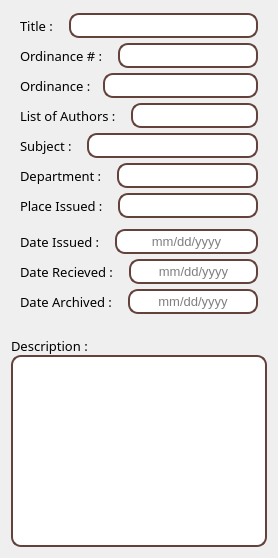
     <widget class="QWidget" name="tab">
      <attribute name="title">
       <string>Government Publication</string>
      </attribute>
      <layout class="QVBoxLayout" name="verticalLayout_4">
       <item>
        <widget class="QWidget" name="widget_8" native="true">
         <layout class="QVBoxLayout" name="verticalLayout_2">
          <property name="spacing">
           <number>0</number>
          </property>
          <property name="leftMargin">
           <number>0</number>
          </property>
          <property name="topMargin">
           <number>0</number>
          </property>
          <property name="rightMargin">
           <number>0</number>
          </property>
          <property name="bottomMargin">
           <number>0</number>
          </property>
          <item>
           <widget class="QWidget" name="widget" native="true">
            <property name="minimumSize">
             <size>
              <width>0</width>
              <height>30</height>
             </size>
            </property>
            <property name="maximumSize">
             <size>
              <width>16777215</width>
              <height>30</height>
             </size>
            </property>
            <property name="baseSize">
             <size>
              <width>0</width>
              <height>0</height>
             </size>
            </property>
            <layout class="QHBoxLayout" name="horizontalLayout">
             <property name="spacing">
              <number>12</number>
             </property>
             <property name="topMargin">
              <number>0</number>
             </property>
             <property name="bottomMargin">
              <number>0</number>
             </property>
             <item>
              <widget class="QLabel" name="label_16">
               <property name="font">
                <font>
                 <family>Segoe UI Semibold</family>
                 <pointsize>10</pointsize>
                </font>
               </property>
               <property name="text">
                <string>Title : </string>
               </property>
              </widget>
             </item>
             <item>
              <widget class="QLineEdit" name="govpub_title">
               <property name="minimumSize">
                <size>
                 <width>0</width>
                 <height>25</height>
                </size>
               </property>
               <property name="maximumSize">
                <size>
                 <width>16777215</width>
                 <height>25</height>
                </size>
               </property>
               <property name="font">
                <font>
                 <family>Segoe UI</family>
                 <pointsize>10</pointsize>
                 <weight>50</weight>
                 <bold>false</bold>
                </font>
               </property>
               <property name="styleSheet">
                <string notr="true">background-color: rgb(255, 255, 255);
border : 2 solid rgb(99, 66, 60);
border-radius : 10;</string>
               </property>
               <property name="echoMode">
                <enum>QLineEdit::Normal</enum>
               </property>
               <property name="alignment">
                <set>Qt::AlignCenter</set>
               </property>
               <property name="placeholderText">
                <string/>
               </property>
              </widget>
             </item>
            </layout>
           </widget>
          </item>
          <item>
           <widget class="QWidget" name="widget_2" native="true">
            <property name="minimumSize">
             <size>
              <width>0</width>
              <height>30</height>
             </size>
            </property>
            <property name="maximumSize">
             <size>
              <width>16777215</width>
              <height>30</height>
             </size>
            </property>
            <property name="baseSize">
             <size>
              <width>0</width>
              <height>0</height>
             </size>
            </property>
            <layout class="QHBoxLayout" name="horizontalLayout_2">
             <property name="spacing">
              <number>12</number>
             </property>
             <property name="topMargin">
              <number>0</number>
             </property>
             <property name="bottomMargin">
              <number>0</number>
             </property>
             <item>
              <widget class="QLabel" name="label_15">
               <property name="font">
                <font>
                 <family>Segoe UI Semibold</family>
                 <pointsize>10</pointsize>
                </font>
               </property>
               <property name="text">
                <string>Ordinance # : </string>
               </property>
              </widget>
             </item>
             <item>
              <widget class="QLineEdit" name="govpub_ordinance_num">
               <property name="minimumSize">
                <size>
                 <width>0</width>
                 <height>25</height>
                </size>
               </property>
               <property name="maximumSize">
                <size>
                 <width>16777215</width>
                 <height>25</height>
                </size>
               </property>
               <property name="font">
                <font>
                 <family>Segoe UI</family>
                 <pointsize>10</pointsize>
                 <weight>50</weight>
                 <bold>false</bold>
                </font>
               </property>
               <property name="styleSheet">
                <string notr="true">background-color: rgb(255, 255, 255);
border : 2 solid rgb(99, 66, 60);
border-radius : 10;</string>
               </property>
               <property name="echoMode">
                <enum>QLineEdit::Normal</enum>
               </property>
               <property name="alignment">
                <set>Qt::AlignCenter</set>
               </property>
               <property name="placeholderText">
                <string/>
               </property>
              </widget>
             </item>
            </layout>
           </widget>
          </item>
          <item>
           <widget class="QWidget" name="widget_5" native="true">
            <property name="minimumSize">
             <size>
              <width>0</width>
              <height>30</height>
             </size>
            </property>
            <property name="maximumSize">
             <size>
              <width>16777215</width>
              <height>30</height>
             </size>
            </property>
            <property name="baseSize">
             <size>
              <width>0</width>
              <height>0</height>
             </size>
            </property>
            <layout class="QHBoxLayout" name="horizontalLayout_5">
             <property name="spacing">
              <number>12</number>
             </property>
             <property name="topMargin">
              <number>0</number>
             </property>
             <property name="bottomMargin">
              <number>0</number>
             </property>
             <item>
              <widget class="QLabel" name="label_14">
               <property name="font">
                <font>
                 <family>Segoe UI Semibold</family>
                 <pointsize>10</pointsize>
                </font>
               </property>
               <property name="text">
                <string>Ordinance :</string>
               </property>
              </widget>
             </item>
             <item>
              <widget class="QLineEdit" name="govpub_ordinance">
               <property name="minimumSize">
                <size>
                 <width>0</width>
                 <height>25</height>
                </size>
               </property>
               <property name="maximumSize">
                <size>
                 <width>16777215</width>
                 <height>25</height>
                </size>
               </property>
               <property name="font">
                <font>
                 <family>Segoe UI</family>
                 <pointsize>10</pointsize>
                 <weight>50</weight>
                 <bold>false</bold>
                </font>
               </property>
               <property name="styleSheet">
                <string notr="true">background-color: rgb(255, 255, 255);
border : 2 solid rgb(99, 66, 60);
border-radius : 10;</string>
               </property>
               <property name="echoMode">
                <enum>QLineEdit::Normal</enum>
               </property>
               <property name="alignment">
                <set>Qt::AlignCenter</set>
               </property>
               <property name="placeholderText">
                <string/>
               </property>
              </widget>
             </item>
            </layout>
           </widget>
          </item>
          <item>
           <widget class="QWidget" name="widget_6" native="true">
            <property name="minimumSize">
             <size>
              <width>0</width>
              <height>30</height>
             </size>
            </property>
            <property name="maximumSize">
             <size>
              <width>16777215</width>
              <height>30</height>
             </size>
            </property>
            <property name="baseSize">
             <size>
              <width>0</width>
              <height>0</height>
             </size>
            </property>
            <layout class="QHBoxLayout" name="horizontalLayout_6">
             <property name="spacing">
              <number>12</number>
             </property>
             <property name="topMargin">
              <number>0</number>
             </property>
             <property name="bottomMargin">
              <number>0</number>
             </property>
             <item>
              <widget class="QLabel" name="label_13">
               <property name="font">
                <font>
                 <family>Segoe UI Semibold</family>
                 <pointsize>10</pointsize>
                </font>
               </property>
               <property name="text">
                <string>List of Authors : </string>
               </property>
              </widget>
             </item>
             <item>
              <widget class="QLineEdit" name="govpub_author_list">
               <property name="minimumSize">
                <size>
                 <width>0</width>
                 <height>25</height>
                </size>
               </property>
               <property name="maximumSize">
                <size>
                 <width>16777215</width>
                 <height>25</height>
                </size>
               </property>
               <property name="font">
                <font>
                 <family>Segoe UI</family>
                 <pointsize>10</pointsize>
                 <weight>50</weight>
                 <bold>false</bold>
                </font>
               </property>
               <property name="styleSheet">
                <string notr="true">background-color: rgb(255, 255, 255);
border : 2 solid rgb(99, 66, 60);
border-radius : 10;</string>
               </property>
               <property name="echoMode">
                <enum>QLineEdit::Normal</enum>
               </property>
               <property name="alignment">
                <set>Qt::AlignCenter</set>
               </property>
               <property name="placeholderText">
                <string/>
               </property>
              </widget>
             </item>
            </layout>
           </widget>
          </item>
          <item>
           <widget class="QWidget" name="widget_7" native="true">
            <property name="minimumSize">
             <size>
              <width>0</width>
              <height>30</height>
             </size>
            </property>
            <property name="maximumSize">
             <size>
              <width>16777215</width>
              <height>30</height>
             </size>
            </property>
            <property name="baseSize">
             <size>
              <width>0</width>
              <height>0</height>
             </size>
            </property>
            <layout class="QHBoxLayout" name="horizontalLayout_7">
             <property name="spacing">
              <number>12</number>
             </property>
             <property name="topMargin">
              <number>0</number>
             </property>
             <property name="bottomMargin">
              <number>0</number>
             </property>
             <item>
              <widget class="QLabel" name="label_11">
               <property name="font">
                <font>
                 <family>Segoe UI Semibold</family>
                 <pointsize>10</pointsize>
                </font>
               </property>
               <property name="text">
                <string>Subject : </string>
               </property>
              </widget>
             </item>
             <item>
              <widget class="QLineEdit" name="govpub_subject">
               <property name="minimumSize">
                <size>
                 <width>0</width>
                 <height>25</height>
                </size>
               </property>
               <property name="maximumSize">
                <size>
                 <width>16777215</width>
                 <height>25</height>
                </size>
               </property>
               <property name="font">
                <font>
                 <family>Segoe UI</family>
                 <pointsize>10</pointsize>
                 <weight>50</weight>
                 <bold>false</bold>
                </font>
               </property>
               <property name="styleSheet">
                <string notr="true">background-color: rgb(255, 255, 255);
border : 2 solid rgb(99, 66, 60);
border-radius : 10;</string>
               </property>
               <property name="echoMode">
                <enum>QLineEdit::Normal</enum>
               </property>
               <property name="alignment">
                <set>Qt::AlignCenter</set>
               </property>
               <property name="placeholderText">
                <string/>
               </property>
              </widget>
             </item>
            </layout>
           </widget>
          </item>
          <item>
           <widget class="QWidget" name="widget_9" native="true">
            <property name="minimumSize">
             <size>
              <width>0</width>
              <height>30</height>
             </size>
            </property>
            <property name="maximumSize">
             <size>
              <width>16777215</width>
              <height>30</height>
             </size>
            </property>
            <property name="baseSize">
             <size>
              <width>0</width>
              <height>0</height>
             </size>
            </property>
            <layout class="QHBoxLayout" name="horizontalLayout_8">
             <property name="spacing">
              <number>12</number>
             </property>
             <property name="topMargin">
              <number>0</number>
             </property>
             <property name="bottomMargin">
              <number>0</number>
             </property>
             <item>
              <widget class="QLabel" name="label_47">
               <property name="font">
                <font>
                 <family>Segoe UI Semibold</family>
                 <pointsize>10</pointsize>
                </font>
               </property>
               <property name="text">
                <string>Department : </string>
               </property>
              </widget>
             </item>
             <item>
              <widget class="QLineEdit" name="govpub_department">
               <property name="minimumSize">
                <size>
                 <width>0</width>
                 <height>25</height>
                </size>
               </property>
               <property name="maximumSize">
                <size>
                 <width>16777215</width>
                 <height>25</height>
                </size>
               </property>
               <property name="font">
                <font>
                 <family>Segoe UI</family>
                 <pointsize>10</pointsize>
                 <weight>50</weight>
                 <bold>false</bold>
                </font>
               </property>
               <property name="styleSheet">
                <string notr="true">background-color: rgb(255, 255, 255);
border : 2 solid rgb(99, 66, 60);
border-radius : 10;</string>
               </property>
               <property name="echoMode">
                <enum>QLineEdit::Normal</enum>
               </property>
               <property name="alignment">
                <set>Qt::AlignCenter</set>
               </property>
               <property name="placeholderText">
                <string/>
               </property>
              </widget>
             </item>
            </layout>
           </widget>
          </item>
          <item>
           <widget class="QWidget" name="widget_10" native="true">
            <property name="minimumSize">
             <size>
              <width>0</width>
              <height>30</height>
             </size>
            </property>
            <property name="maximumSize">
             <size>
              <width>16777215</width>
              <height>30</height>
             </size>
            </property>
            <property name="baseSize">
             <size>
              <width>0</width>
              <height>0</height>
             </size>
            </property>
            <layout class="QHBoxLayout" name="horizontalLayout_10">
             <property name="spacing">
              <number>12</number>
             </property>
             <property name="topMargin">
              <number>0</number>
             </property>
             <property name="bottomMargin">
              <number>0</number>
             </property>
             <item>
              <widget class="QLabel" name="label_48">
               <property name="font">
                <font>
                 <family>Segoe UI Semibold</family>
                 <pointsize>10</pointsize>
                </font>
               </property>
               <property name="text">
                <string>Place Issued : </string>
               </property>
              </widget>
             </item>
             <item>
              <widget class="QLineEdit" name="govpub_place_issued">
               <property name="minimumSize">
                <size>
                 <width>0</width>
                 <height>25</height>
                </size>
               </property>
               <property name="maximumSize">
                <size>
                 <width>16777215</width>
                 <height>25</height>
                </size>
               </property>
               <property name="font">
                <font>
                 <family>Segoe UI</family>
                 <pointsize>10</pointsize>
                 <weight>50</weight>
                 <bold>false</bold>
                </font>
               </property>
               <property name="styleSheet">
                <string notr="true">background-color: rgb(255, 255, 255);
border : 2 solid rgb(99, 66, 60);
border-radius : 10;</string>
               </property>
               <property name="echoMode">
                <enum>QLineEdit::Normal</enum>
               </property>
               <property name="alignment">
                <set>Qt::AlignCenter</set>
               </property>
               <property name="placeholderText">
                <string/>
               </property>
              </widget>
             </item>
            </layout>
           </widget>
          </item>
         </layout>
        </widget>
       </item>
       <item>
        <widget class="QWidget" name="widget_11" native="true">
         <layout class="QVBoxLayout" name="verticalLayout_3">
          <property name="spacing">
           <number>0</number>
          </property>
          <property name="leftMargin">
           <number>0</number>
          </property>
          <property name="topMargin">
           <number>0</number>
          </property>
          <property name="rightMargin">
           <number>0</number>
          </property>
          <property name="bottomMargin">
           <number>0</number>
          </property>
          <item>
           <widget class="QWidget" name="widget_16" native="true">
            <property name="minimumSize">
             <size>
              <width>0</width>
              <height>30</height>
             </size>
            </property>
            <property name="maximumSize">
             <size>
              <width>16777215</width>
              <height>30</height>
             </size>
            </property>
            <property name="baseSize">
             <size>
              <width>0</width>
              <height>0</height>
             </size>
            </property>
            <layout class="QHBoxLayout" name="horizontalLayout_15">
             <property name="spacing">
              <number>12</number>
             </property>
             <property name="topMargin">
              <number>0</number>
             </property>
             <property name="bottomMargin">
              <number>0</number>
             </property>
             <item>
              <widget class="QLabel" name="label_53">
               <property name="font">
                <font>
                 <family>Segoe UI Semibold</family>
                 <pointsize>10</pointsize>
                </font>
               </property>
               <property name="text">
                <string>Date Issued : </string>
               </property>
              </widget>
             </item>
             <item>
              <widget class="QLineEdit" name="govpub_date_issued">
               <property name="minimumSize">
                <size>
                 <width>0</width>
                 <height>25</height>
                </size>
               </property>
               <property name="maximumSize">
                <size>
                 <width>16777215</width>
                 <height>25</height>
                </size>
               </property>
               <property name="font">
                <font>
                 <family>Segoe UI</family>
                 <pointsize>10</pointsize>
                 <weight>50</weight>
                 <bold>false</bold>
                </font>
               </property>
               <property name="styleSheet">
                <string notr="true">background-color: rgb(255, 255, 255);
border : 2 solid rgb(99, 66, 60);
border-radius : 10;</string>
               </property>
               <property name="echoMode">
                <enum>QLineEdit::Normal</enum>
               </property>
               <property name="alignment">
                <set>Qt::AlignCenter</set>
               </property>
               <property name="placeholderText">
                <string>mm/dd/yyyy</string>
               </property>
              </widget>
             </item>
            </layout>
           </widget>
          </item>
          <item>
           <widget class="QWidget" name="widget_17" native="true">
            <property name="minimumSize">
             <size>
              <width>0</width>
              <height>30</height>
             </size>
            </property>
            <property name="maximumSize">
             <size>
              <width>16777215</width>
              <height>30</height>
             </size>
            </property>
            <property name="baseSize">
             <size>
              <width>0</width>
              <height>0</height>
             </size>
            </property>
            <layout class="QHBoxLayout" name="horizontalLayout_16">
             <property name="spacing">
              <number>12</number>
             </property>
             <property name="topMargin">
              <number>0</number>
             </property>
             <property name="bottomMargin">
              <number>0</number>
             </property>
             <item>
              <widget class="QLabel" name="label_54">
               <property name="font">
                <font>
                 <family>Segoe UI Semibold</family>
                 <pointsize>10</pointsize>
                </font>
               </property>
               <property name="text">
                <string>Date Recieved : </string>
               </property>
              </widget>
             </item>
             <item>
              <widget class="QLineEdit" name="govpub_date_recieved">
               <property name="minimumSize">
                <size>
                 <width>0</width>
                 <height>25</height>
                </size>
               </property>
               <property name="maximumSize">
                <size>
                 <width>16777215</width>
                 <height>25</height>
                </size>
               </property>
               <property name="font">
                <font>
                 <family>Segoe UI</family>
                 <pointsize>10</pointsize>
                 <weight>50</weight>
                 <bold>false</bold>
                </font>
               </property>
               <property name="styleSheet">
                <string notr="true">background-color: rgb(255, 255, 255);
border : 2 solid rgb(99, 66, 60);
border-radius : 10;</string>
               </property>
               <property name="echoMode">
                <enum>QLineEdit::Normal</enum>
               </property>
               <property name="alignment">
                <set>Qt::AlignCenter</set>
               </property>
               <property name="placeholderText">
                <string>mm/dd/yyyy</string>
               </property>
              </widget>
             </item>
            </layout>
           </widget>
          </item>
          <item>
           <widget class="QWidget" name="widget_18" native="true">
            <property name="minimumSize">
             <size>
              <width>0</width>
              <height>30</height>
             </size>
            </property>
            <property name="maximumSize">
             <size>
              <width>16777215</width>
              <height>30</height>
             </size>
            </property>
            <property name="baseSize">
             <size>
              <width>0</width>
              <height>0</height>
             </size>
            </property>
            <layout class="QHBoxLayout" name="horizontalLayout_17">
             <property name="spacing">
              <number>12</number>
             </property>
             <property name="topMargin">
              <number>0</number>
             </property>
             <property name="bottomMargin">
              <number>0</number>
             </property>
             <item>
              <widget class="QLabel" name="label_55">
               <property name="font">
                <font>
                 <family>Segoe UI Semibold</family>
                 <pointsize>10</pointsize>
                </font>
               </property>
               <property name="text">
                <string>Date Archived : </string>
               </property>
              </widget>
             </item>
             <item>
              <widget class="QLineEdit" name="govpub_date_archived">
               <property name="minimumSize">
                <size>
                 <width>0</width>
                 <height>25</height>
                </size>
               </property>
               <property name="maximumSize">
                <size>
                 <width>16777215</width>
                 <height>25</height>
                </size>
               </property>
               <property name="font">
                <font>
                 <family>Segoe UI</family>
                 <pointsize>10</pointsize>
                 <weight>50</weight>
                 <bold>false</bold>
                </font>
               </property>
               <property name="styleSheet">
                <string notr="true">background-color: rgb(255, 255, 255);
border : 2 solid rgb(99, 66, 60);
border-radius : 10;</string>
               </property>
               <property name="echoMode">
                <enum>QLineEdit::Normal</enum>
               </property>
               <property name="alignment">
                <set>Qt::AlignCenter</set>
               </property>
               <property name="placeholderText">
                <string>mm/dd/yyyy</string>
               </property>
              </widget>
             </item>
            </layout>
           </widget>
          </item>
          <item>
           <widget class="QWidget" name="widget_12" native="true">
            <property name="minimumSize">
             <size>
              <width>0</width>
              <height>20</height>
             </size>
            </property>
           </widget>
          </item>
          <item>
           <widget class="QLabel" name="label_9">
            <property name="font">
             <font>
              <family>Segoe UI Semibold</family>
              <pointsize>10</pointsize>
             </font>
            </property>
            <property name="text">
             <string>Description : </string>
            </property>
           </widget>
          </item>
          <item>
           <widget class="QPlainTextEdit" name="govpub_description">
            <property name="styleSheet">
             <string notr="true">background-color: rgb(255, 255, 255);
font: 25 10pt &quot;Segoe UI Light&quot;;
border : 2 solid rgb(99, 66, 60);
border-radius : 10;</string>
            </property>
           </widget>
          </item>
         </layout>
        </widget>
       </item>
      </layout>
     </widget>
